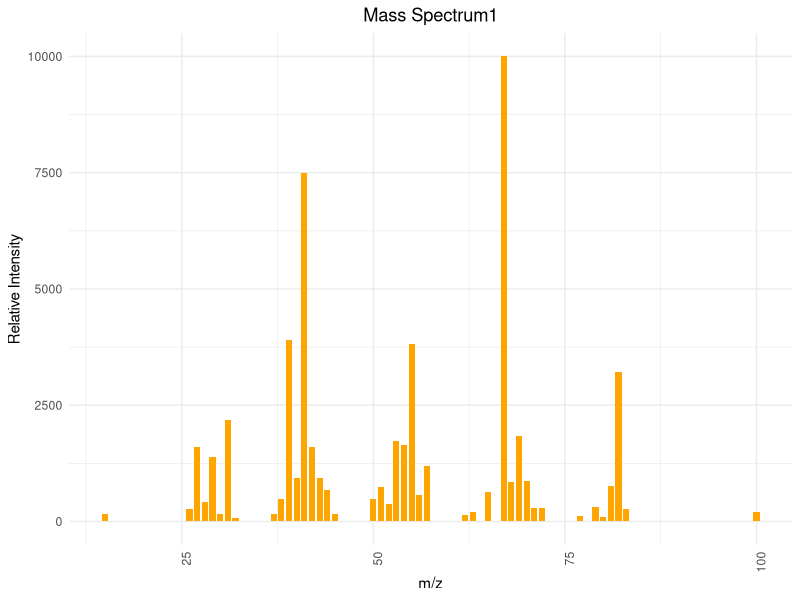
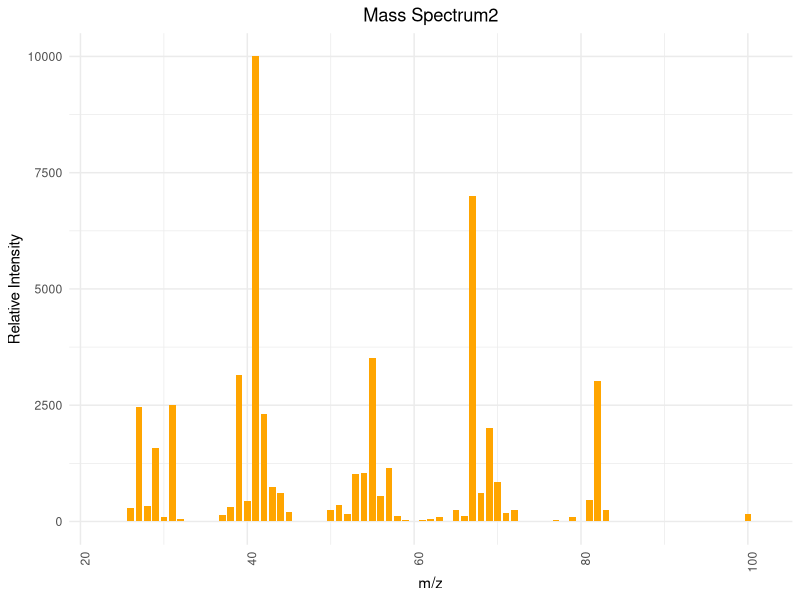
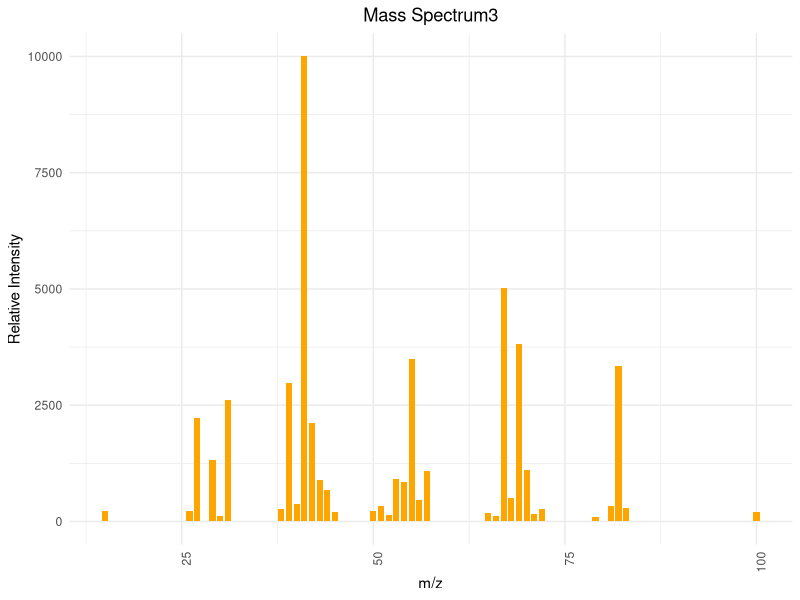
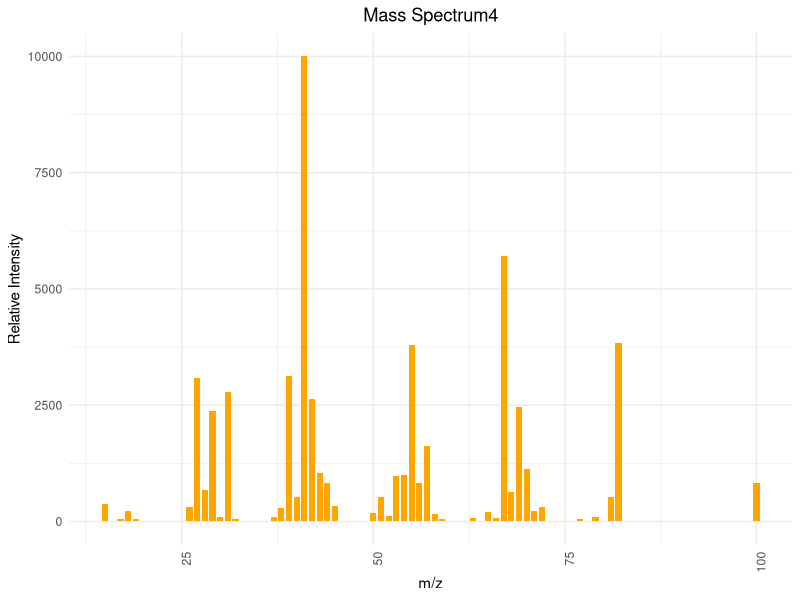
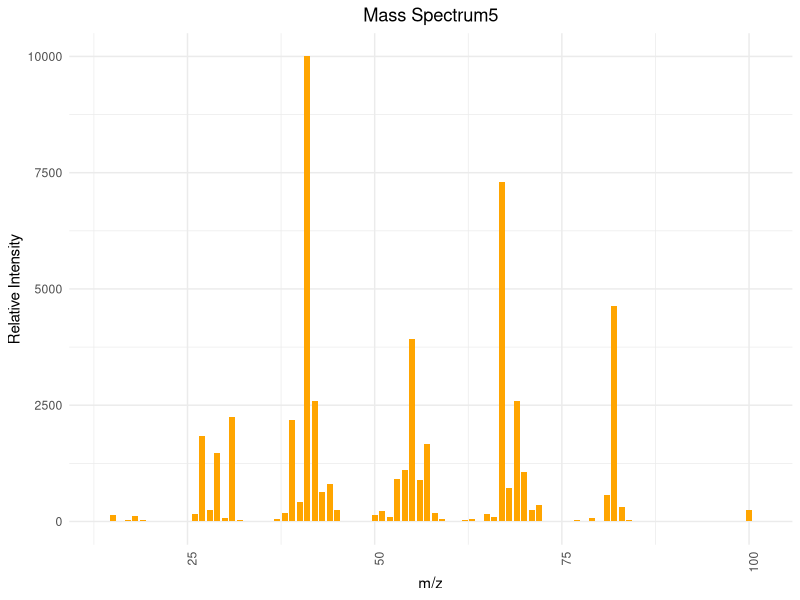

Source code (R) for these figures, in order:
## ---- chunk 1
# 安装并加载所需的包
library(ggplot2)

# 图1
mz1 <- c(15, 26, 27, 28, 29, 30, 31, 32, 37, 38, 39, 40, 41, 42, 43, 44, 45, 50, 51, 52, 53, 54, 55, 56, 57, 62, 63, 65, 67, 68, 69, 70, 71, 72, 77, 79, 80, 81, 82, 83, 100)
intensity1 <- c(160, 270, 1610, 410, 1380, 160, 2180, 80, 160, 480, 3900, 940, 7500, 1610, 930, 680, 170, 480, 750, 370, 1740, 1640, 3820, 580, 1190, 130, 200, 640, 9999, 850, 1840, 880, 300, 290, 110, 320, 90, 770, 3210, 260, 200)

data1 <- data.frame(mz1, intensity1)


ggplot(data1, aes(x=mz1, y=intensity1)) +
  geom_bar(stat="identity", fill="orange", width=0.8) + 
  theme_minimal() + 
  labs(title="Mass Spectrum1",
       x="m/z",
       y="Relative Intensity") + 
  theme(axis.text.x = element_text(angle = 90, hjust = 1), plot.title = element_text(hjust = 0.5))  

# 图2
mz2 <- c(23, 24, 25, 26, 27, 28, 29, 30, 31, 32, 37, 38, 39, 40, 41, 42, 43, 44, 45, 48, 49, 50, 51, 52, 53, 54, 55, 56, 57, 58, 59, 60, 61, 62, 63, 64, 65, 66, 67, 68, 69, 70, 71, 72, 73, 74, 77, 78, 79, 80, 81, 82, 83, 84, 85, 100, 101)
intensity2 <- c(5, 5, 10, 280, 2460, 330, 1590, 90, 2500, 50, 130, 320, 3140, 430, 9999, 2310, 740, 610, 210, 5, 20, 250, 360, 160, 1020, 1050, 3510, 550, 1160, 110, 40, 5, 30, 50, 100, 10, 250, 120, 7000, 610, 2000, 840, 180, 240, 10, 10, 40, 5, 90, 20, 470, 3030, 240, 5, 5, 160, 5)

data2 <- data.frame(mz2, intensity2)

ggplot(data2, aes(x=mz2, y=intensity2)) +
  geom_bar(stat="identity", fill="orange", width=0.8) + 
  theme_minimal() + 
  labs(title="Mass Spectrum2",
       x="m/z",
       y="Relative Intensity") + 
  theme(axis.text.x = element_text(angle = 90, hjust = 1), plot.title = element_text(hjust = 0.5))  

# 图3
mz3 <- c(15, 26, 27, 29, 30, 31, 38, 39, 40, 41, 42, 43, 44, 45, 50, 51, 52, 53, 54, 55, 56, 57, 65, 66, 67, 68, 69, 70, 71, 72, 79, 81, 82, 83, 100)
intensity3 <- c(220, 230, 2220, 1330, 110, 2620, 270, 2980, 380, 9999, 2120, 890, 670, 210, 220, 330, 130, 920, 840, 3490, 460, 1080, 190, 110, 5030, 510, 3820, 1100, 170, 260, 100, 330, 3350, 300, 200)

data3 <- data.frame(mz3, intensity3)

ggplot(data3, aes(x=mz3, y=intensity3)) +
  geom_bar(stat="identity", fill="orange", width=0.8) + 
  theme_minimal() + 
  labs(title="Mass Spectrum3",
       x="m/z",
       y="Relative Intensity") + 
  theme(axis.text.x = element_text(angle = 90, hjust = 1), plot.title = element_text(hjust = 0.5))  
# 图4
mz4 <- c(15, 17, 18, 19, 26, 27, 28, 29, 30, 31, 32, 37, 38, 39, 40, 41, 42, 43, 44, 45, 50, 51, 52, 53, 54, 55, 56, 57, 58, 59, 63, 65, 66, 67, 68, 69, 70, 71, 72, 77, 79, 81, 82, 100)
intensity4 <- c(370, 60, 230, 50, 310, 3080, 670, 2370, 100, 2780, 60, 100, 290, 3130, 520, 9999, 2630, 1050, 830, 330, 190, 530, 120, 970, 1010, 3790, 820, 1620, 160, 60, 80, 200, 70, 5710, 630, 2470, 1130, 230, 310, 60, 100, 520, 3840, 830)

data4 <- data.frame(mz4, intensity4)

ggplot(data4, aes(x=mz4, y=intensity4)) +
  geom_bar(stat="identity", fill="orange", width=0.8) + 
  theme_minimal() + 
  labs(title="Mass Spectrum4",
       x="m/z",
       y="Relative Intensity") + 
  theme(axis.text.x = element_text(angle = 90, hjust = 1), plot.title = element_text(hjust = 0.5))  

# 图5
mz5 <- c(14, 15, 17, 18, 19, 26, 27, 28, 29, 30, 31, 32, 37, 38, 39, 40, 41, 42, 43, 44, 45, 49, 50, 51, 52, 53, 54, 55, 56, 57, 58, 59, 61, 62, 63, 64, 65, 66, 67, 68, 69, 70, 71, 72, 73, 77, 79, 80, 81, 82, 83, 84, 85, 97, 98, 99, 100, 101)
intensity5 <- c(20, 140, 30, 110, 40, 160, 1830, 250, 1470, 70, 2250, 30, 60, 180, 2190, 410, 9999, 2580, 630, 810, 250, 20, 140, 230, 100, 920, 1110, 3930, 890, 1660, 180, 50, 10, 30, 50, 10, 160, 90, 7290, 710, 2600, 1070, 240, 350, 20, 40, 80, 20, 580, 4640, 320, 30, 20, 10, 20, 10, 250, 20)

data5 <- data.frame(mz5, intensity5)

ggplot(data5, aes(x=mz5, y=intensity5)) +
  geom_bar(stat="identity", fill="orange", width=0.8) + 
  theme_minimal() + 
  labs(title="Mass Spectrum5",
       x="m/z",
       y="Relative Intensity") + 
  theme(axis.text.x = element_text(angle = 90, hjust = 1), plot.title = element_text(hjust = 0.5))  
